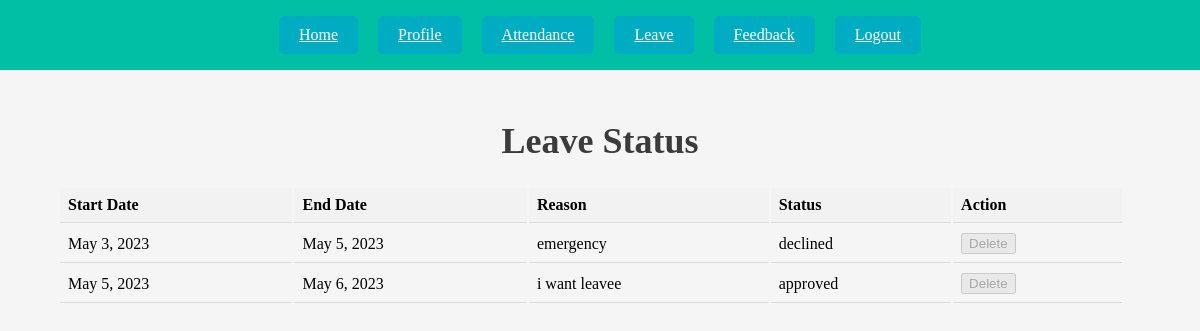
Screenshot of /leave-status/ (signed in) with the database file from the repository.
### faculty_app/models.py (models this page shows, shortened)
class Leave(models.Model):
    user = models.ForeignKey(User, on_delete=models.CASCADE)
    start_date = models.DateField()
    end_date = models.DateField()
    reason = models.CharField(max_length=255)
    status = models.CharField(max_length=40, default='approval pending')

### faculty_app/views.py (the view)
# urls.py: path('leave-status/', views.leave_status, name='leave_status'),
def leave_status(request):
    user_leaves = Leave.objects.filter(user=request.user)
    return render(request, 'leave_status.html', {'user_leaves': user_leaves})

### faculty_app/templates/leave_status.html (shortened to what this page needs)
{% extends 'base.html' %}
{% block content %}
  <h1>Leave Status</h1>
  {% if user_leaves %}
    <table class="user-table">
      <thead>
        <tr>
          <th>Start Date</th>
          <th>End Date</th>
          <th>Reason</th>
          <th>Status</th>
          <th>Action</th>
        </tr>
      </thead>
      <tbody>
        {% for leave in user_leaves %}
          <tr>
            <td>{{ leave.start_date }}</td>
            <td>{{ leave.end_date }}</td>
            <td>{{ leave.reason }}</td>
            <td>{{ leave.status }}</td>
            <td>
              {% if leave.status not in "['declined', 'approved']" %}
                <form method="post" action="{% url 'delete_leave' leave.id %}">
                  {% csrf_token %}
                  <button type="submit">Delete</button>
                </form>
              {% else %}
                <button disabled>Delete</button>
              {% endif %}
            </td>
          </tr>
        {% endfor %}
      </tbody>
    </table>
  {% else %}
    <p>No leave applications found.</p>
  {% endif %}
{% endblock %}

### faculty_app/static/css/style.css (style rules this page uses)
h1 { color: #3c3b3b; font-size: 36px; text-align: center; margin-top: 120px; }
body { background-color: #f5f5f5; }
.user-table { margin-left: 50px; margin-right: 50px; width: 90%; }
.user-table th, .user-table td { padding: 8px; text-align: left; border-bottom: 1px solid #ddd; }
.user-table th { background-color: #f2f2f2; }

### rows the page displays
Leave: start_date "May 3, 2023", end_date "May 5, 2023", reason "emergency", status "declined", shows "Delete"
Leave: start_date "May 5, 2023", end_date "May 6, 2023", reason "i want leavee", status "approved", shows "Delete"
